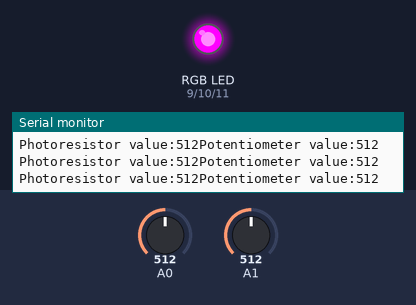
Bench run of a sketch on a simulated Arduino Uno, built with avr-gcc and run on an emulated ATmega328P. Parts: an RGB LED mixed from three pins (HIGH = lit), the last lines printed to the serial monitor. The inputs (shaded band) are chosen by the test bench; at power-on: A1 = 512, A0 = 512.

Above: at 1.2 s.
1.3 s: A1 set to 591
2.8 s: A1 set to 619
At 4.0 s:
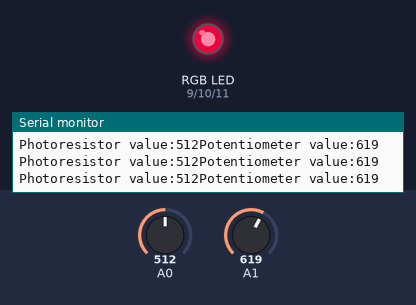
4.3 s: A0 set to 682
7.3 s: A0 set to 697
At 7.9 s:
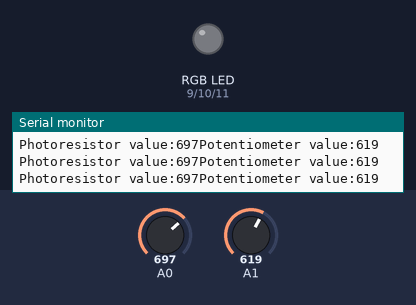
8.8 s: A0 set to 680
At 9.5 s:
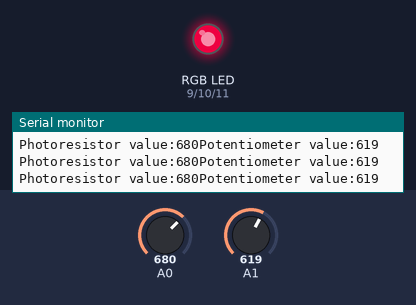
10.3 s: A1 set to 590
At 11.1 s:
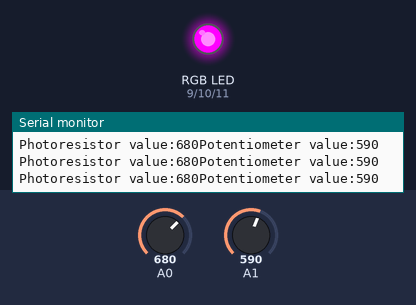
Timing chart, 0 to 12.8 s (numbered marks = the images above; inputs shaded):
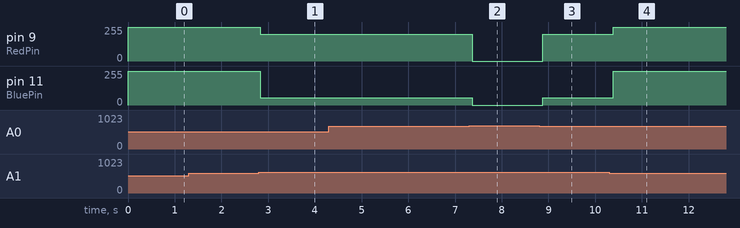

The sketch:

RGB-Light.ino
```cpp
// Forrest - BlueStamp Starter Project

int photoresistor;          //variable for storing the photoresistor value
int potentiometer;          //this variable will hold a value based on the position of the knob
int threshold = 690;            //if the photoresistor reading is lower than this value the light will turn on

//LEDs are connected to these pins
int RedPin = 9;
int GreenPin = 10;
int BluePin = 11;

void setup() {
  Serial.begin(9600);           //start the serial link

  //set the LED pins to output
  pinMode(RedPin,OUTPUT);
  pinMode(GreenPin,OUTPUT);
  pinMode(BluePin,OUTPUT);
}

void loop() {
  photoresistor = analogRead(A0);         //check photoresistor value
  potentiometer = analogRead(A1);

  Serial.print("Photoresistor value:");
  Serial.print(photoresistor);          //print the photoresistor value
  Serial.print("Potentiometer value:");
  Serial.println(potentiometer);          //print the potentiometer value

  if(photoresistor < threshold){          //turn the LED on when photoresistor value under threshold
    //call different functions based on the current potentiometer value.
    if(potentiometer >= 0 && potentiometer <= 150)
      red();
    if(potentiometer > 150 && potentiometer <= 300)
      orange();
    if(potentiometer > 300 && potentiometer <= 450)
      yellow();
    if(potentiometer > 450 && potentiometer <= 600)
      green();
    if(potentiometer > 600 && potentiometer <= 750)
      cyan();
    if(potentiometer > 750 && potentiometer <= 900)
      blue();
    if(potentiometer > 900)
      magenta();
  }
  else {                                //if it isn't dark turn the LED off

    turnOff();                       //call the turn off function
  }

  delay(100);                       //short delay so that the printout is easier to read
}

void red (){
    analogWrite(RedPin, 0);
    analogWrite(GreenPin, 255);
    analogWrite(BluePin, 255);
}
void orange (){
    analogWrite(RedPin, 100);
    analogWrite(GreenPin, 225);
    analogWrite(BluePin, 255);
}
void yellow (){
    analogWrite(RedPin, 0);
    analogWrite(GreenPin, 50);
    analogWrite(BluePin, 255);
}
void green (){
    analogWrite(RedPin, 255);
    analogWrite(GreenPin, 0);
    analogWrite(BluePin, 255);
}
void cyan (){
    analogWrite(RedPin, 200);
    analogWrite(GreenPin, 0);
    analogWrite(BluePin, 55);
}
void blue (){
    analogWrite(RedPin, 255);
    analogWrite(GreenPin, 255);
    analogWrite(BluePin, 0);
}
void magenta (){
    analogWrite(RedPin,205);
    analogWrite(GreenPin, 255);
    analogWrite(BluePin, 175);
}
void turnOff (){
    //turn all three LED pins off
    analogWrite(RedPin, 0);
    analogWrite(GreenPin, 0);
    analogWrite(BluePin, 0);
}
```

Measured:
- the behaviour switches between 600 and 601 on A1 (found by bisection; images 0 and 1)
- the behaviour switches between 689 and 690 on A0 (found by bisection; images 1 and 2)
- after the input at 2.8 s, pin 9 (RedPin): 255/255 → 200/255 at once; pin 11 (BluePin): 255/255 → 55/255 at once
- after the input at 7.3 s, pin 9 (RedPin): 200/255 → 0/255 after 0.07 s; pin 11 (BluePin): 55/255 → 0/255 after 0.07 s
- after the input at 8.8 s, pin 9 (RedPin): 0/255 → 200/255 after 0.08 s; pin 11 (BluePin): 0/255 → 55/255 after 0.08 s
- after the input at 10.3 s, pin 9 (RedPin): 200/255 → 255/255 after 0.09 s; pin 11 (BluePin): 55/255 → 255/255 after 0.09 s
